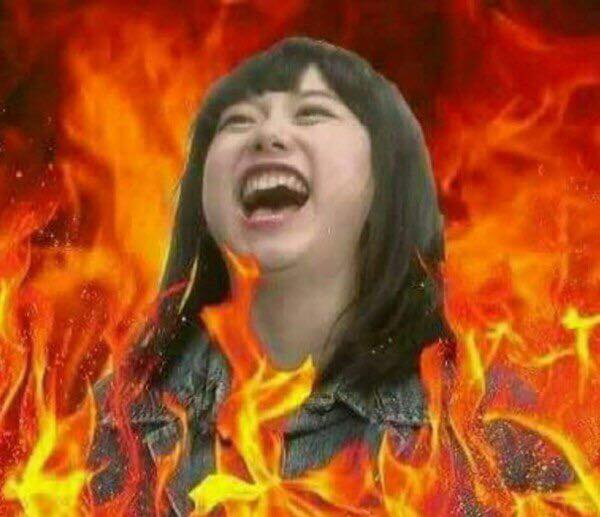
%> input picture moon.jpg, 600 x 517 px
$ octave fourier2.m   (GNU Octave 9; MATLAB toolbox functions it lacks are replaced by stand-ins)
%> lines starting %> are read from the running program, lines starting %| are printed output that depends on the picture
close all
clc
clear all
tic
imagem=imread('moon.jpg');
%> imagem is the input picture: size 517x600x3 uint8; mean R, G, B 164.6, 78.7, 31.8
size(imagem);
figure, imshow(imagem);
imagem=imcrop(imagem,[50 50 200 200]);
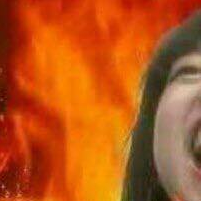
%> imagem: size 201x201x3 uint8; mean R, G, B 182.7, 84.1, 25.4
imagem=rgb2gray(imagem);
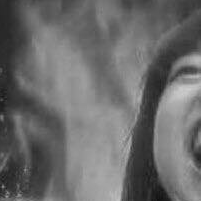
%> imagem: size 201x201 uint8; min 16, max 205, mean 106.8
img=double(imagem);
[dimensaox,dimensaoy]=size(imagem);
%> dimensaox = 201; dimensaoy = 201
if dimensaox == dimensaoy
    dimensao=dimensaox;
%> dimensao = 201
else
    error ('A imagem deve ser NxN');
end
imgfft = fft2(img);
iimgfft = ifft2(img);
espectroLogaritmico=log(abs(imgfft)+1);
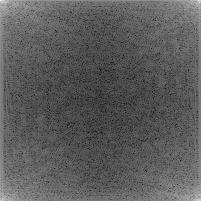
%> espectroLogaritmico: size 201x201 double; min 0.554, max 15.28, mean 5.91; drawn with min black and max white
especLogaritmicoComEscala=(uint8(espectroLogaritmico*(255/max(espectroLogaritmico(:)))));
espectroLogaritmicoCentralizado=fftshift(espectroLogaritmico);
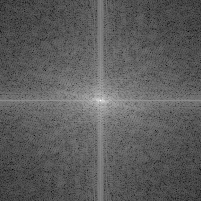
%> espectroLogaritmicoCentralizado: size 201x201 double; min 0.554, max 15.28, mean 5.91; mean of the top-left, top-right, bottom-left and bottom-right quarters 5.89, 5.9, 5.91, 5.95; drawn with min black and max white
subplot(2,2,1), imshow(mat2gray(espectroLogaritmico)), title('Espectro Logaritmo fft');
subplot(2,2,2), imshow(mat2gray(espectroLogaritmicoCentralizado)), title('Espec Logaritmo com Escala fft');
tempo=toc/60;
strcat(num2str(tempo),' minutos')
